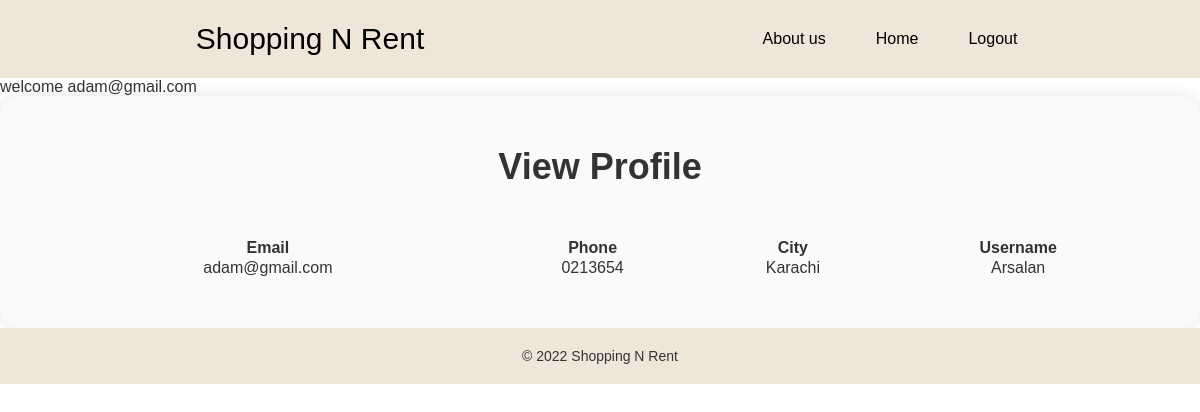
The page /view-profile.php (signed in) on the database its author committed.
### tables this page shows
CREATE TABLE `profile` (
  `id` int(11) NOT NULL,
  `email` varchar(255) NOT NULL,
  `phone` varchar(255) NOT NULL,
  `city` varchar(255) NOT NULL,
  `username` varchar(255) NOT NULL
);

### view-profile.php (the view, shortened to what this page needs)
<?php include "./profile-header.php"; ?>
<?php
$con = mysqli_connect("localhost","root","","shopping");
if($_SESSION["email"]==true)
{
    echo "welcome". " ".$_SESSION["email"];
}else{
}
?>
<?php
$email=$_SESSION["email"];
$query = mysqli_query($con,"select * from profile where email='$email'");
$rowcount=mysqli_num_rows($query);
?>
<link rel="stylesheet" href="./assets/css/table.css">
<section class="wrapper wrapper-grid grid grid-shadow">
<h2>View Profile</h2>
<table>
    <tr>
        <td><b>Email</b></td>
        <td><b>Phone</b></td>
        <td><b>City</b></td>
        <td><b>Username</b></td>
</tr>
<?php
for($i=1;$i<=$rowcount;$i++)
{
    $row=mysqli_fetch_array($query);
?>
<tr>
    <td><?php  echo $row["email"]  ?></td>
    <td><?php  echo $row["phone"]  ?></td>
    <td><?php  echo $row["city"]  ?></td>
    <td><?php  echo $row["username"]  ?></td>
</tr>
<?php
}
?>
</table>
</section>
<?php include "./footer.php"; ?>

### assets/css/index.css (style rules this page uses)
:root { --transition150: all 150ms ease-in-out; --itemHoverShadow: 0 0 12px #d7d9d7, 0 0 12px #d7d9d7, 0 0 12px #d7d9d7; }
* { -webkit-box-sizing: inherit; box-sizing: inherit; }
*::before, *::after { -webkit-box-sizing: inherit; box-sizing: inherit; }
html { -webkit-box-sizing: border-box; box-sizing: border-box; font-size: 10px; cursor: default; }
body { display: grid; font: 1.6rem Arial, Helvetica, sans-serif; color: #333; margin: 0; }
section { padding: 50px 30px; }
h1, h2, h3, p { margin: 0; }
h2 { font-size: 3.6rem; }
.wrapper { max-width: 160rem; margin: auto; }
.grid { display: grid; -webkit-box-align: center; -ms-flex-align: center; align-items: center; justify-items: center; gap: 5rem; padding: 5rem; background-color: #fafafa; border-radius: 2rem; -webkit-animation: scale 250ms ease-in-out; animation: scale 250ms ease-in-out; }
.grid-shadow { -webkit-box-shadow: 0 0 20px -6px #c4c3d0; box-shadow: 0 0 20px -6px #c4c3d0; }
.wrapper-grid { display: grid; gap: 5rem; }

### assets/css/table.css (style rules this page uses)
table { width: 100%; border-collapse: collapse; }
th, tr { padding: 20px; text-align: center; }

### rows shown on the page
profile: email "adam@gmail.com", phone "0213654", city "Karachi", username "Arsalan"

### other values the page prints
$_SESSION["email"] "adam@gmail.com"
